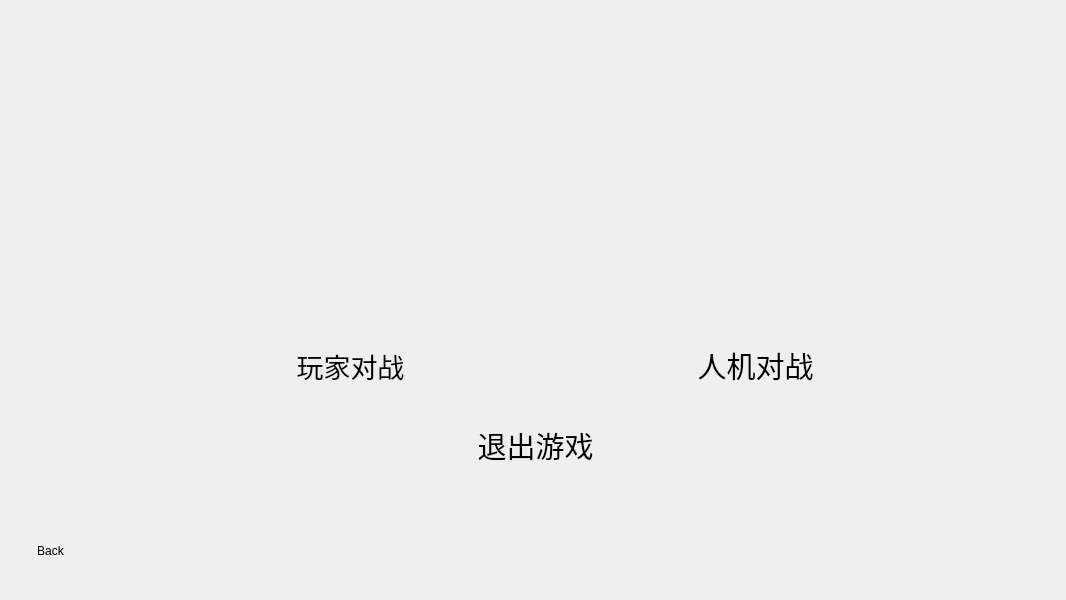
<?xml version="1.0" encoding="UTF-8"?>
<ui version="4.0">
 <class>Start2</class>
 <widget class="QWidget" name="Start2">
  <property name="geometry">
   <rect>
    <x>0</x>
    <y>0</y>
    <width>1066</width>
    <height>600</height>
   </rect>
  </property>
  <property name="windowTitle">
   <string>Form</string>
  </property>
  <property name="windowIcon">
   <iconset resource="image.qrc">
    <normaloff>:/image/paimeng1.jpg</normaloff>:/image/paimeng1.jpg</iconset>
  </property>
  <widget class="QPushButton" name="pushButton">
   <property name="geometry">
    <rect>
     <x>270</x>
     <y>340</y>
     <width>161</width>
     <height>51</height>
    </rect>
   </property>
   <property name="font">
    <font>
     <family>隶书</family>
     <pointsize>20</pointsize>
    </font>
   </property>
   <property name="text">
    <string>玩家对战</string>
   </property>
   <property name="flat">
    <bool>true</bool>
   </property>
  </widget>
  <widget class="QPushButton" name="pushButton_2">
   <property name="geometry">
    <rect>
     <x>670</x>
     <y>340</y>
     <width>171</width>
     <height>51</height>
    </rect>
   </property>
   <property name="font">
    <font>
     <family>隶书</family>
     <pointsize>22</pointsize>
    </font>
   </property>
   <property name="text">
    <string>人机对战</string>
   </property>
   <property name="flat">
    <bool>true</bool>
   </property>
  </widget>
  <widget class="QPushButton" name="pushButton_3">
   <property name="geometry">
    <rect>
     <x>20</x>
     <y>520</y>
     <width>61</width>
     <height>61</height>
    </rect>
   </property>
   <property name="text">
    <string>Back</string>
   </property>
   <property name="flat">
    <bool>true</bool>
   </property>
  </widget>
  <widget class="QPushButton" name="Exit">
   <property name="geometry">
    <rect>
     <x>440</x>
     <y>410</y>
     <width>191</width>
     <height>71</height>
    </rect>
   </property>
   <property name="font">
    <font>
     <family>隶书</family>
     <pointsize>22</pointsize>
    </font>
   </property>
   <property name="text">
    <string>退出游戏</string>
   </property>
   <property name="flat">
    <bool>true</bool>
   </property>
  </widget>
 </widget>
 <resources>
  <include location="image.qrc"/>
 </resources>
 <connections/>
</ui>
